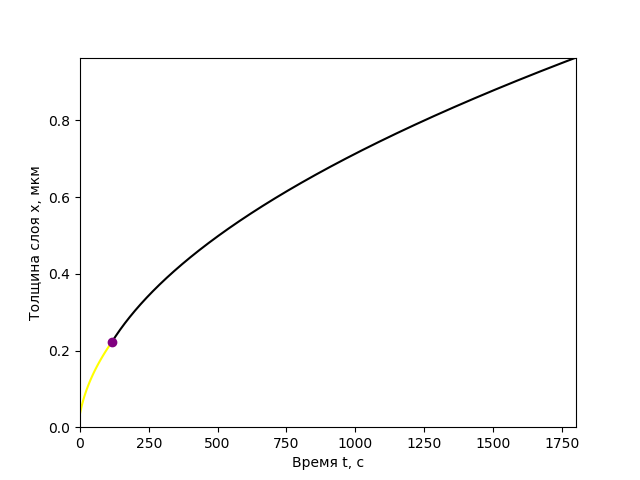

Generate this figure with Python:
print('''
    ----------------------------------------------
    Моделирование процесса окисления кремния (111)
    в сухом кислороде с параметрами окисления, вво
    димыми в консоли 
    ---------------------------- made by ineverbee
    ''')
print('''
    ###Установка зависимостей###
    ''')
import os
os.system('pip install -r requirements.txt')
import matplotlib.pyplot as plt
import math, time, sys
import numpy as np
from numpy import sqrt, arctan, inf, real, log, exp, pi

# Константы
q = 1.6e-19
k = 1.38e-23 / q  # эВ/К


# Расчёт параметров кремния
class Si:

    def __init__(self):
        # Si parameters
        self.m_dn = 1.08
        self.m_dp = 0.59
        self.epsilon = 11.7
        self.mu_n_300 = 1350
        self.mu_p_300 = 450

    def Eg(self, temperature):
        return 1.17 - 4.73e-4 / (temperature + 636) * temperature ** 2

    def Ei(self, temperature):
        return self.Eg(temperature)/2 - k*temperature/4

    def Cminus(self, temperature):
        return exp((self.Ei(temperature)+0.57-self.Eg(temperature))/k/temperature)

    def Cplus(self, temperature):
        return exp((0.35-self.Ei(temperature))/k/temperature)

    def Cdoubleminus(self, temperature):
        return exp((2*self.Ei(temperature)+1.25-3*self.Eg(temperature))/k/temperature)

    def Vl(self, temperature):
        return 2620*exp(-1.1/k/temperature)

    def Vp(self, temperature):
        return 9.63e-16 * exp(2.83/k/temperature)

    def Vn(self, temperature, n):
        return (1 + self.Cplus(temperature)*self.ni(temperature)/n + self.Cminus(temperature)*n/self.ni(temperature) + self.Cdoubleminus(temperature)*(n/self.ni(temperature))**2)/(1+self.Cminus(temperature)+self.Cplus(temperature)+self.Cdoubleminus(temperature))

    def Nv(self, temperature):
        return 4.82e15 * (self.m_dp ** 1.5) * (temperature ** 1.5)

    def Nc(self, temperature):
        return 4.82e15 * (self.m_dn ** 1.5) * (temperature ** 1.5)

    def ni(self, temperature):
        return ((self.Nc(temperature) * self.Nv(temperature)) ** 0.5) * exp(
            -1 * self.Eg(temperature) / (2 * temperature * k))

def K(A, Ea, temperature):
    return A * exp(- Ea / k / temperature)

def X(t, A, B, xi):
    # постоянная времени
    # вместо xi при каждом запуске подставляется предыдущее значение x
    tau = (xi**2+A*xi)/B
    # толщина окисла x(t)
    x = (A/2)*(sqrt(1+(t+tau)/A**2*4*B)-1)
    return x

Si = Si()

def oxide(direction, T, P, time, C1, C2):
    sc = Si
    ni = sc.ni(T)
    
    # Параболическая константа
    B = K(12.9, 1.23, T)*(1 + sc.Vp(T)*ni**0.22)
    
    # "А" для первого слоя с концентрацией C1
    A1 = B/(K(1.04e5, 2, T)*(1 + sc.Vl(T)*(sc.Vn(T, C1)-1)))/P**0.75
    print('A1 = %0.3f' % A1)
    
    # "А" для следующего слоя с концентрацией C2
    A = B/(K(1.04e5, 2, T)*(1 + sc.Vl(T)*(sc.Vn(T, C2)-1)))/P**0.75
    print('A = %0.3f' % A)
    print('B = %0.3f' % B)

    xi0 = 0.035 # мкм  Начальный слой 20-50 нм, тк окисление происходит в сухом кислороде
    xi1 = 0.1/0.45 # мкм  Толщина первого слоя окисла
    n = time * 60 + 1
    dt = 1

    # Массивы времени и толщины
    t = []
    x = []
    x1 = []
    t1 = []

    # Присвоение начальных значений для первого слоя
    t1.append(0)
    x1.append(X(0, A1, B, xi0))

    # Цикл расчета толщины окисла для первого слоя
    while x1[-1] <= xi1:
        t1.append(t1[-1] + dt)
        x1.append(X(t1[-1], A1, B, xi0))

    t.append(t1[-1])
    x.append(X(t[-1]-t1[-1], A, B, x1[-1]))

    # Цикл расчета толщины окисла для следующего слоя
    while t[-1] <= n:
        t.append(t[-1] + dt)
        x.append(X(t[-1]-t1[-1], A, B, x1[-1]))

    plt.plot(t, x, c='black')
    plt.plot(t1, x1, c='yellow')
    plt.plot(t1[-1], x1[-1], c='purple', marker='o')
    plt.ylabel('Толщина слоя x, мкм')
    plt.xlabel('Время t, c')
    plt.xlim(0,t[-1])
    plt.ylim(0,x[-1])
    plt.show()

print('''
    ###Введение параметров###
    ''')
oxide(
    '111',
    float(input('Введите температуру окисления в Кельвинах (1200-1400)\n')),
    float(input('Введите давление, при котором проводится окисление, в атмосферах (1-2)\n')),
    float(input('Введите время окисления в минутах (10-40)\n')),
    float(input('Введите концентрацию первого слоя (1e16-1e18)\n')),
    float(input('Введите концентрацию последующего слоя (1e16-1e18)\n'))
)
input('Press ENTER to exit')
